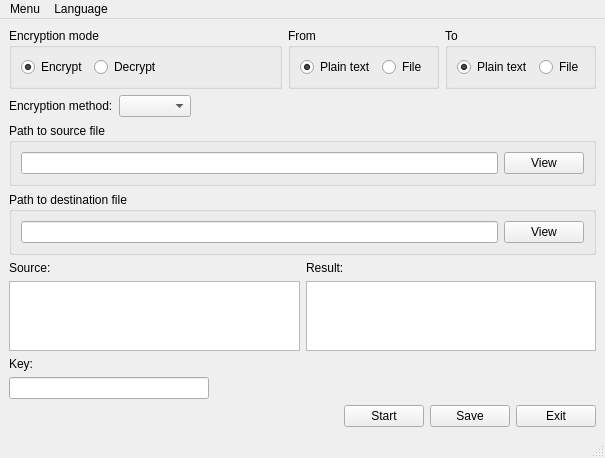
<?xml version="1.0" encoding="UTF-8"?>
<ui version="4.0">
 <class>MainWindow</class>
 <widget class="QMainWindow" name="MainWindow">
  <property name="geometry">
   <rect>
    <x>0</x>
    <y>0</y>
    <width>605</width>
    <height>450</height>
   </rect>
  </property>
  <property name="sizePolicy">
   <sizepolicy hsizetype="Preferred" vsizetype="Maximum">
    <horstretch>0</horstretch>
    <verstretch>0</verstretch>
   </sizepolicy>
  </property>
  <property name="windowTitle">
   <string>MainWindow</string>
  </property>
  <widget class="QWidget" name="centralwidget">
   <layout class="QVBoxLayout" name="verticalLayout">
    <item>
     <layout class="QHBoxLayout" name="fromAndEncryptionModeHorizontalLayout">
      <item>
       <widget class="QGroupBox" name="encryptionModeGroupBox">
        <property name="title">
         <string>Encryption mode</string>
        </property>
        <layout class="QHBoxLayout" name="horizontalLayout_7">
         <item>
          <layout class="QHBoxLayout" name="encryptionModeGroupBoxHorizontalLayout">
           <item>
            <widget class="QRadioButton" name="encryptionModeRadioButton">
             <property name="text">
              <string>Encrypt</string>
             </property>
             <property name="checked">
              <bool>true</bool>
             </property>
            </widget>
           </item>
           <item>
            <widget class="QRadioButton" name="decryptionModeRadioButton">
             <property name="text">
              <string>Decrypt</string>
             </property>
            </widget>
           </item>
           <item>
            <spacer name="horizontalSpacer_2">
             <property name="orientation">
              <enum>Qt::Horizontal</enum>
             </property>
             <property name="sizeHint" stdset="0">
              <size>
               <width>40</width>
               <height>20</height>
              </size>
             </property>
            </spacer>
           </item>
          </layout>
         </item>
        </layout>
       </widget>
      </item>
      <item>
       <widget class="QGroupBox" name="fromGroupBox">
        <property name="title">
         <string>From</string>
        </property>
        <layout class="QHBoxLayout" name="horizontalLayout_6">
         <item>
          <layout class="QHBoxLayout" name="fromGroupBoxHorizontalLayout">
           <item>
            <widget class="QRadioButton" name="fromPlainTextRadioButton">
             <property name="text">
              <string>Plain text</string>
             </property>
             <property name="checked">
              <bool>true</bool>
             </property>
            </widget>
           </item>
           <item>
            <widget class="QRadioButton" name="fromFileRadioButton">
             <property name="text">
              <string>File</string>
             </property>
            </widget>
           </item>
          </layout>
         </item>
        </layout>
       </widget>
      </item>
      <item>
       <widget class="QGroupBox" name="toGroupBox">
        <property name="title">
         <string>To</string>
        </property>
        <layout class="QGridLayout" name="gridLayout">
         <item row="0" column="0">
          <layout class="QHBoxLayout" name="toGroupBoxHorizontalLayout">
           <item>
            <widget class="QRadioButton" name="toPlainTextRadioButton">
             <property name="text">
              <string>Plain text</string>
             </property>
             <property name="checked">
              <bool>true</bool>
             </property>
            </widget>
           </item>
           <item>
            <widget class="QRadioButton" name="toFileRadioButton">
             <property name="text">
              <string>File</string>
             </property>
            </widget>
           </item>
          </layout>
         </item>
        </layout>
       </widget>
      </item>
     </layout>
    </item>
    <item>
     <layout class="QHBoxLayout" name="horizontalLayout_4">
      <item>
       <widget class="QLabel" name="encryptionMethodLabel">
        <property name="text">
         <string>Encryption method:</string>
        </property>
       </widget>
      </item>
      <item>
       <widget class="QComboBox" name="encryptionMethodComboBox"/>
      </item>
      <item>
       <spacer name="horizontalSpacer">
        <property name="orientation">
         <enum>Qt::Horizontal</enum>
        </property>
        <property name="sizeHint" stdset="0">
         <size>
          <width>40</width>
          <height>20</height>
         </size>
        </property>
       </spacer>
      </item>
     </layout>
    </item>
    <item>
     <widget class="QGroupBox" name="pathToSourceGroupBox">
      <property name="minimumSize">
       <size>
        <width>0</width>
        <height>0</height>
       </size>
      </property>
      <property name="title">
       <string>Path to source file</string>
      </property>
      <layout class="QVBoxLayout" name="verticalLayout_2">
       <item>
        <layout class="QHBoxLayout" name="horizontalLayout">
         <item>
          <widget class="QLineEdit" name="pathToSourceLineEdit">
           <property name="minimumSize">
            <size>
             <width>0</width>
             <height>20</height>
            </size>
           </property>
          </widget>
         </item>
         <item>
          <widget class="QPushButton" name="viewSourcePushButton">
           <property name="enabled">
            <bool>true</bool>
           </property>
           <property name="minimumSize">
            <size>
             <width>0</width>
             <height>0</height>
            </size>
           </property>
           <property name="text">
            <string>View</string>
           </property>
          </widget>
         </item>
        </layout>
       </item>
      </layout>
     </widget>
    </item>
    <item>
     <widget class="QGroupBox" name="pathToDestFileGroupBox">
      <property name="title">
       <string>Path to destination file</string>
      </property>
      <layout class="QGridLayout" name="gridLayout_2">
       <item row="0" column="0">
        <layout class="QHBoxLayout" name="horizontalLayout_3">
         <item>
          <widget class="QLineEdit" name="pathToDestLineEdit"/>
         </item>
         <item>
          <widget class="QPushButton" name="viewDestPushButton">
           <property name="text">
            <string>View</string>
           </property>
          </widget>
         </item>
        </layout>
       </item>
      </layout>
     </widget>
    </item>
    <item>
     <layout class="QHBoxLayout" name="horizontalLayout_2">
      <item>
       <layout class="QVBoxLayout" name="sourceVerticalLayout">
        <item>
         <widget class="QLabel" name="sourceLabel">
          <property name="text">
           <string>Source:</string>
          </property>
         </widget>
        </item>
        <item>
         <widget class="QPlainTextEdit" name="sourcePlainTextEdit"/>
        </item>
       </layout>
      </item>
      <item>
       <layout class="QVBoxLayout" name="resultVerticalLayout">
        <item>
         <widget class="QLabel" name="resultLabel">
          <property name="text">
           <string>Result:</string>
          </property>
         </widget>
        </item>
        <item>
         <widget class="QPlainTextEdit" name="resultPlainTextEdit"/>
        </item>
       </layout>
      </item>
     </layout>
    </item>
    <item>
     <layout class="QVBoxLayout" name="keyVerticalLayout">
      <item>
       <widget class="QLabel" name="keyLabel">
        <property name="text">
         <string>Key:</string>
        </property>
       </widget>
      </item>
      <item>
       <widget class="QLineEdit" name="keyLineEdit">
        <property name="maximumSize">
         <size>
          <width>200</width>
          <height>16777215</height>
         </size>
        </property>
       </widget>
      </item>
     </layout>
    </item>
    <item>
     <layout class="QHBoxLayout" name="buttonsHorizontalLayout">
      <item>
       <spacer name="buttonsHorizontalSpacer">
        <property name="orientation">
         <enum>Qt::Horizontal</enum>
        </property>
        <property name="sizeHint" stdset="0">
         <size>
          <width>40</width>
          <height>20</height>
         </size>
        </property>
       </spacer>
      </item>
      <item>
       <widget class="QPushButton" name="startPushButton">
        <property name="text">
         <string>Start</string>
        </property>
       </widget>
      </item>
      <item>
       <widget class="QPushButton" name="savePushButton">
        <property name="text">
         <string>Save</string>
        </property>
       </widget>
      </item>
      <item>
       <widget class="QPushButton" name="exitPushButton">
        <property name="text">
         <string>Exit</string>
        </property>
       </widget>
      </item>
     </layout>
    </item>
   </layout>
  </widget>
  <widget class="QStatusBar" name="statusbar"/>
  <widget class="QMenuBar" name="menubar">
   <property name="geometry">
    <rect>
     <x>0</x>
     <y>0</y>
     <width>605</width>
     <height>21</height>
    </rect>
   </property>
   <widget class="QMenu" name="menu">
    <property name="title">
     <string>Menu</string>
    </property>
    <addaction name="menu_start"/>
    <addaction name="menu_save"/>
    <addaction name="menu_exit"/>
   </widget>
   <widget class="QMenu" name="menu_language">
    <property name="title">
     <string>Language</string>
    </property>
    <addaction name="language_russian"/>
    <addaction name="language_english"/>
    <addaction name="language_deutsch"/>
   </widget>
   <addaction name="menu"/>
   <addaction name="menu_language"/>
  </widget>
  <action name="action">
   <property name="text">
    <string>Сохранить как...</string>
   </property>
  </action>
  <action name="action_2">
   <property name="text">
    <string>Выход</string>
   </property>
  </action>
  <action name="menu_save">
   <property name="text">
    <string>Save</string>
   </property>
  </action>
  <action name="menu_exit">
   <property name="text">
    <string>Exit</string>
   </property>
  </action>
  <action name="language_english">
   <property name="text">
    <string>English</string>
   </property>
  </action>
  <action name="language_deutsch">
   <property name="text">
    <string>Deutsch</string>
   </property>
  </action>
  <action name="language_russian">
   <property name="text">
    <string>Русский</string>
   </property>
  </action>
  <action name="menu_start">
   <property name="text">
    <string>Start</string>
   </property>
  </action>
 </widget>
 <resources/>
 <connections/>
</ui>
